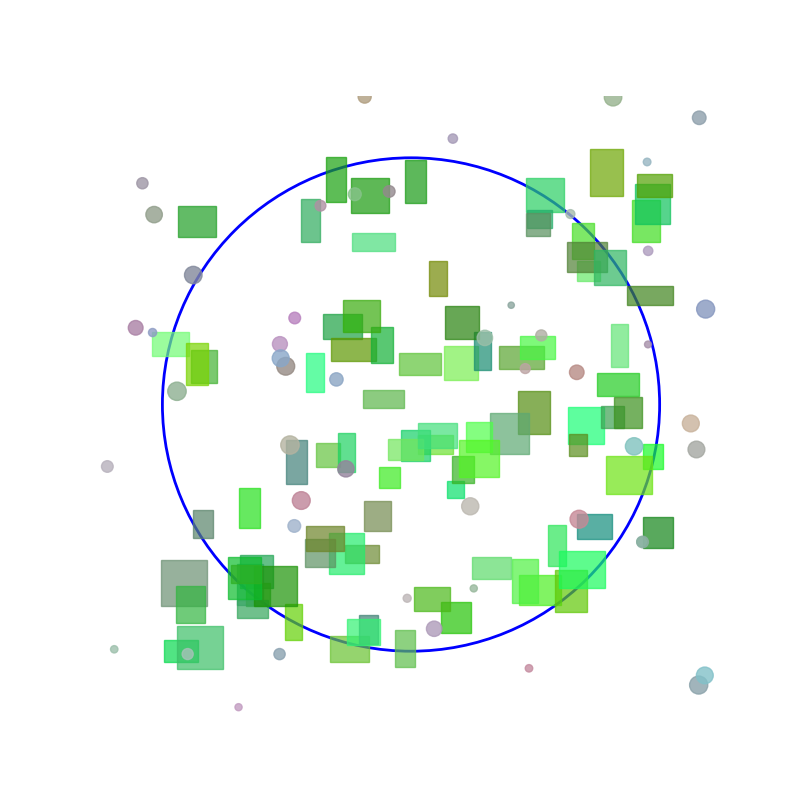

Source code (Python):
# Rendezvous with Rama

import matplotlib.pyplot as plt
import numpy as np
import random

def draw_structure(ax, center, size):
    # internal structures
    x, y = center
    width, height = size
    green_shade = (random.uniform(0, 0.5), random.uniform(0.5, 1), random.uniform(0, 0.5))
    rect = plt.Rectangle((x - width/2, y - height/2), width, height, 
                         color=green_shade, alpha=0.7)
    ax.add_patch(rect)

def draw_cylindrical_sea(ax, radius):
    # cylindrical sea
    circle = plt.Circle((0, 0), radius, color='blue', fill=False, linewidth=2)
    ax.add_patch(circle)

def draw_biot(ax):
    x, y = random.uniform(-100, 100), random.uniform(-100, 100)
    radius = random.uniform(1, 3)  # Smaller radius for biots
    grey_shade = (random.uniform(0.5, 0.8), random.uniform(0.5, 0.8), random.uniform(0.5, 0.8))
    circle = plt.Circle((x, y), radius, color=grey_shade, alpha=0.8)
    ax.add_patch(circle)


fig, ax = plt.subplots(figsize=(10, 10))

ax.set_xlim(-100, 100)
ax.set_ylim(-100, 100)
ax.axis('off')

draw_cylindrical_sea(ax, 80)

for _ in range(90):
    x, y = random.uniform(-80, 80), random.uniform(-80, 80)
    size = (random.uniform(5, 15), random.uniform(5, 15))
    draw_structure(ax, (x, y), size)

for _ in range(50):  # Number of biots
    draw_biot(ax)

plt.show()
